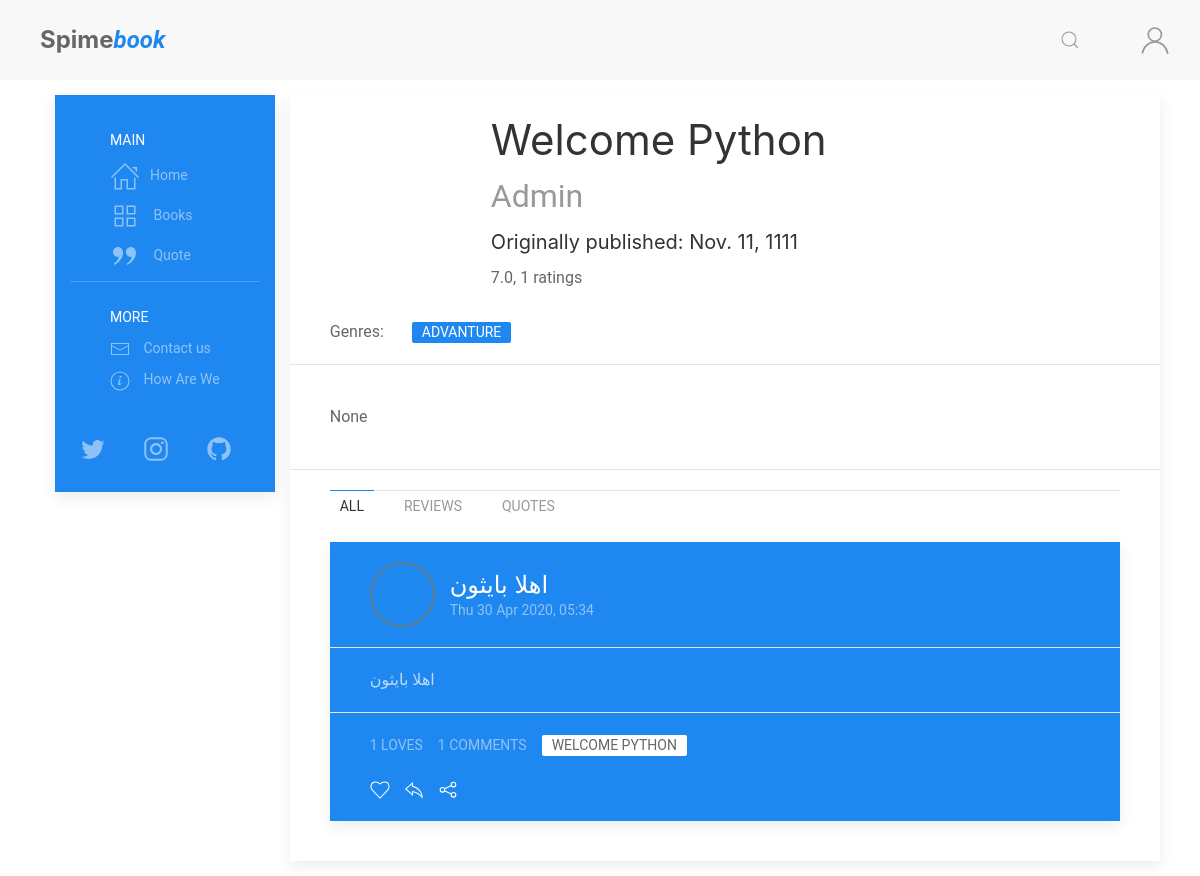
Before: /books/4/ with the older database file.
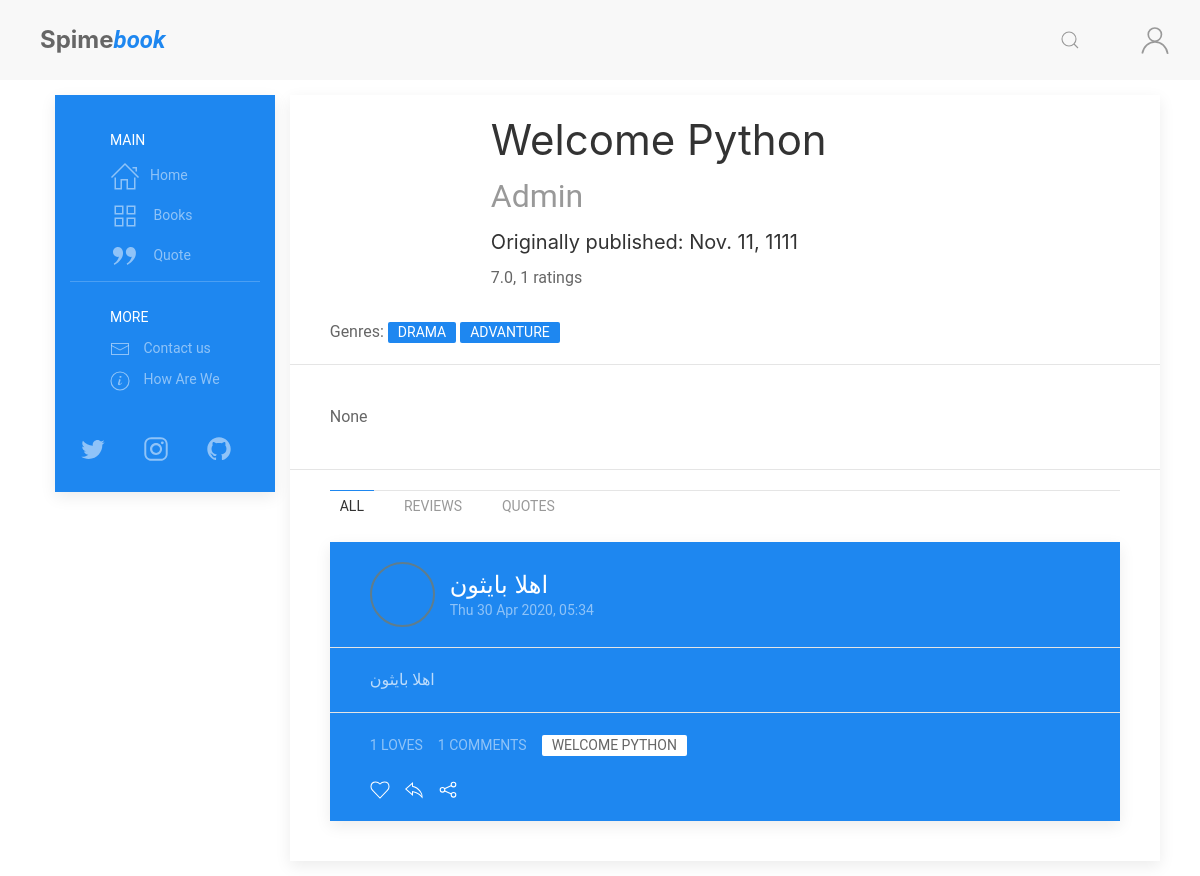
After: the same page with the newer database file.
### books/models.py (models this page shows, shortened)
class Genres(models.Model):
    genre = models.CharField(max_length=100)
    genre_ar = models.CharField(
        max_length=100, default='', null=True, blank=True)
    genre_en = models.CharField(
        max_length=100, default='', null=True, blank=True)
    genre_fr = models.CharField(
        max_length=100, default='', null=True, blank=True)

class Book(models.Model):
    title = models.CharField(max_length=255, verbose_name=_('Book Title'))
    book_image = models.ImageField(
        upload_to='books/cover/', default='book.jpg', verbose_name=_('Book Cover Image'))
    author = models.ForeignKey(
        Author, on_delete=models.CASCADE, verbose_name=_('The Author'))
    publish_date = models.DateField(
        default=timezone.now, verbose_name=_('Publish Date'))
    genres = models.ManyToManyField(
        Genres, related_name='genres', verbose_name=_('Genres'))
    book_or_Novel = models.CharField(
        max_length=5, choices=book_type, default='Book', verbose_name=_('Type'))
    def translate(self, lang):
        lang = lang.lower()
        translated = eval(f"self.{lang}")
        return translated

class EN(models.Model):
    lang = models.CharField(max_length=2, default='en', auto_created='en')
    book = models.OneToOneField(
        Book, on_delete=models.CASCADE, verbose_name=_('Orginal Book'))
    title = models.CharField(max_length=255, blank=True,
                             null=True, verbose_name=_('Book Title'))
    book_Bio = models.TextField(
        blank=True, null=True, verbose_name=_('Book Bio'))
    class Meta:
        verbose_name = _("English Translation")
        verbose_name_plural = _("English Translation")
        ordering = ['-id']
    def __str__(self):
        if self.title is None:
            return translator.translate(self.book.title, dest='en').text
        else:
            return self.title

### posts/models.py (models this page shows, shortened)
class Post(models.Model):
    POST_TYPE = [
        ('Q', 'Quote'),
        ('R', 'Review'),
        ('P', 'Post'),
    ]
    title = models.CharField(max_length=120, default='')
    user = models.ForeignKey(User, on_delete=models.CASCADE)
    post_date = models.DateTimeField(default=timezone.now)
    post_edit_date = models.DateTimeField(auto_now=timezone.now)
    content = models.TextField(default='')
    post_type = models.CharField(
        max_length=1,
        choices=POST_TYPE,
        default='Psot')
    for_book = models.ForeignKey(Book, on_delete=models.CASCADE)
    archived = models.BooleanField(default=False)
    class Meta:
        ordering = ["-post_date"]

class Comment(models.Model):
    user = models.ForeignKey(User, on_delete=models.CASCADE)
    comment = models.CharField(max_length=300)
    comment_date = models.DateTimeField(auto_now_add=True)
    post = models.ForeignKey(
        Post, on_delete=models.CASCADE, related_name='comments')

### books/views.py (the view)
# urls.py: path('<int:book_id>/', views.book, name='book'),
def book(request, book_id):
    lang = get_lang(request)
    target_book = get_object_or_404(Book, id=book_id).translate(lang)
    readed_book_state = False
    rating = target_book.book.rating_set.all().aggregate(Avg('rating'))
    if request.user.is_authenticated:
        user = request.user.profile
        if user.books.filter(id=target_book.book.id).exists():  # cheek:
            readed_book_state = True
        else:
            readed_book_state = False
    all_posts = Post.objects.filter(
        for_book=target_book.book).filter(archived=False)
    page = request.GET.get('page', 1)
    paginator = Paginator(all_posts, 5)
    try:
        posts = paginator.page(page)
    except PageNotAnInteger:
        posts = paginator.page(1)
    except EmptyPage:
        posts = paginator.page(paginator.num_pages)
    context = {'title': target_book.title + _(', Spimebook'),
               'book': target_book,
               'posts': posts,
               'readed_book': readed_book_state,
               'rating': rating
               }
    return render(request, 'books/book.html', context)

### authors/models.py (called while the page is built)
    def __str__(self):
        if self.title is None:
            return str(self.en.name)
        else:
            return self.title

    def __str__(self):
        if self.name is None:
            return translator.translate(self.author.title).text
        else:
            return self.name

### books/templatetags/books_extra.py (called while the page is built)
@register.filter(name='get_translate')
def get_translate(value, arg):
    translate = eval(f"value.{arg}")
    return translate

@register.filter(name='translate_genre')
def translate_genre(value, arg):
    translate = eval(f"value.genre_{arg}")
    return translate

@register.simple_tag
def define(val=None):
    return val

### books/views.py (called while the page is built)
def get_lang(request):
    if request.user.is_authenticated:
        lang = request.user.profile.lang
    else:
        lang = get_language_from_request(request)
        for tu in settings.LANGUAGES:
            if lang in tu:
                break
            else:
                lang = 'en'
    return lang

### posts/templatetags/posts_extra.py (called while the page is built)
@register.inclusion_tag('posts/costumtags/post_container.html')
def post(post, user):
    context = {
        'user': user,
        'post': post
    }
    return context

### books/templates/books/book.html (shortened to what this page needs)
{% extends "posts/base.html" %}
{% load static %}
{% load posts_extra %}
{% load books_extra %}
{% block content %}
{% if user.is_authenticated %}
{% define user.profile.lang as user_lang %}
{% else %}
{% define 'en' as user_lang %}
{% define user.profile.lang as ulang %}
{% endif %}
<link rel="stylesheet" href="{% static 'posts/css/rating.css' %}">
<div class="uk-card uk-card-default">
    <div class="uk-card-header me-header">
        <div class="uk-grid-small uk-flex me-text-center-m" uk-grid>
            <div class="uk-width-auto@m book-img">
            </div>
            <div class="uk-width-expand uk-margin-small-left">
                <h1 class="uk-margin-remove">{{book}}</h1>
                <h2 class="uk-margin-remove-left uk-margin-small"><a
                        href="{% url 'author' book.book.author.id book.book.author  %}"
                        class="uk-link-muted">{{book.book.author|get_translate:user_lang}}</a>
                </h2>
                <h4 class="uk-margin-remove-left uk-margin-small">Originally published: {{book.book.publish_date}}</h4>
                <div class="uk-margin-small uk-margin-remove-top">
                    <div class="uk-margin uk-gird-small uk-flex uk-flex-middle uk-flex-left" uk-grid>
                        <div>
                            <span>
                                <span class="show-rating">{{rating.rating__avg|truncatechars:4 }}</span>,
                                <span class="ratings-num">{{book.book.rating_set.all|length}}</span> ratings
                            </span>
                        </div>
                    </div>
                </div>
            </div>
        </div>
        <div class=" uk-margin-small-top book-genres">
            Genres:
            {% for genre in book.book.genres.all %}
            <a class="uk-label" href="{% url 'fliter-genre' genre.genre %}">{{genre|translate_genre:user_lang}}</a>
            {% endfor %}
        </div>
    </div>
    <div class="uk-card-body">
        <p>
            {{book.book_Bio}}
        </p>
    </div>
    <div class="uk-card-footer">
        <div>
            <ul class="uk-tab-bottom" uk-tab>
                <li class="uk-active"><a href="">All</a></li>
                <li><a href="">Reviews</a></li>
                <li><a href="">Quotes</a></li>
            </ul>
        </div>
        <div class="uk-width-expand">
            <div class="article-feed">
                {% for post in posts %}
                {% post post user %}
                {% endfor %}
            </div>
        </div>
    </div>
</div>
{% endblock content %}

### posts/templates/posts/costumtags/post_container.html
{% load posts_extra %}
<div class="article">
    <div class="uk-card uk-card-primary uk-margin uk-width-1-1">
        <div class="uk-card-header">
            <div class="uk-grid-small uk-flex-middle" uk-grid>
                <div class="uk-width-auto">
                    <a href="{% url 'user-profile' post.user %}">
                        <img data-src="{{post.user.profile.picture.url}}" class="uk-border-circle avatat-img" width="50"
                            height="50" alt="{{post.user}}" uk-img>
                    </a>
                </div>
                <div class="uk-width-expand">
                    <a href="{% url 'post' post.id %}">
                        <h3 class="uk-card-title uk-margin-remove-bottom">{{post.title}}</h3>
                    </a>
                    <p class="uk-text-meta uk-margin-remove-top">
                        <time>{{post.post_date|date:"D d M Y, H:i"}}</time>
                    </p>
                </div>
            </div>
        </div>
        <div class="uk-card-body uk-padding uk-padding-remove-vertical uk-margin">
            {% if post.post_type == "Q" %}
            <q>
                {{ post.content }}
            </q> {% else %}
            <p>
                {{ post.content }}
            </p>
            {% endif %}
        </div>
        <div class="uk-card-footer">
            {% reaction_bar post.id user %}
        </div>
    </div>
</div>

### posts/templates/posts/costumtags/reaction_bar.html (shortened to what this page needs)
{% load books_extra %}
{% if user.is_authenticated %}
{% define user.profile.lang as user_lang %}
{% else %}
{% define 'en' as user_lang %}
{% endif %}
<div class="uk-flex uk-grid-small" uk-grid>
    <div class="uk-flex uk-grid-small" uk-grid>
        <div>
            <span class="uk-button uk-button-text uk-text-meta">{{post.loves.count}} loves</span>
        </div>
        <div class="uk-margin-small-bottom">
            <a href="#post-comment-{{post.id}}" class="uk-button uk-button-text uk-text-meta"
                uk-toggle>{{post.comments.all|length}} Comments</a>
        </div>
    </div>
    <div class="tags uk-margin-bottom ">
        <a href="{% url 'book' post.for_book.id %}" class="uk-label">{{ post.for_book|get_translate:user_lang }}</a>
    </div>
</div>
<div class="reaction">
    {% if user.is_authenticated %}
    <span>
        <a class="uk-icon uk-margin-small-right" id="love-post" data-post="{% url 'love' post.id %}"
            uk-icon="icon: heart"></a>
    </span>
    <span>
        <a href="#" class="uk-icon uk-margin-small-right" uk-icon="icon: reply"
            uk-toggle="target: #add-reply-{{post.id}}; animation: uk-animation-slide-top-small" type="button"></a>
    </span>
    {% else %}
    <span uk-tooltip="Log In First">
        <a class="uk-icon uk-margin-small-right" uk-icon="icon: heart"></a>
    </span>
    <span uk-tooltip="Log In First">
        <a class="uk-icon uk-margin-small-right" uk-icon="icon: reply" type="button"></a>
    </span>
    {% endif %}
    <span>
        <a href="#share-modal" class="uk-icon uk-margin-small-right" uk-icon="icon: social" uk-toggle></a>
    </span>
</div>

Changed rows visible on the page:
now on this page (row edited): Genres: genre_en "DRAMA"
